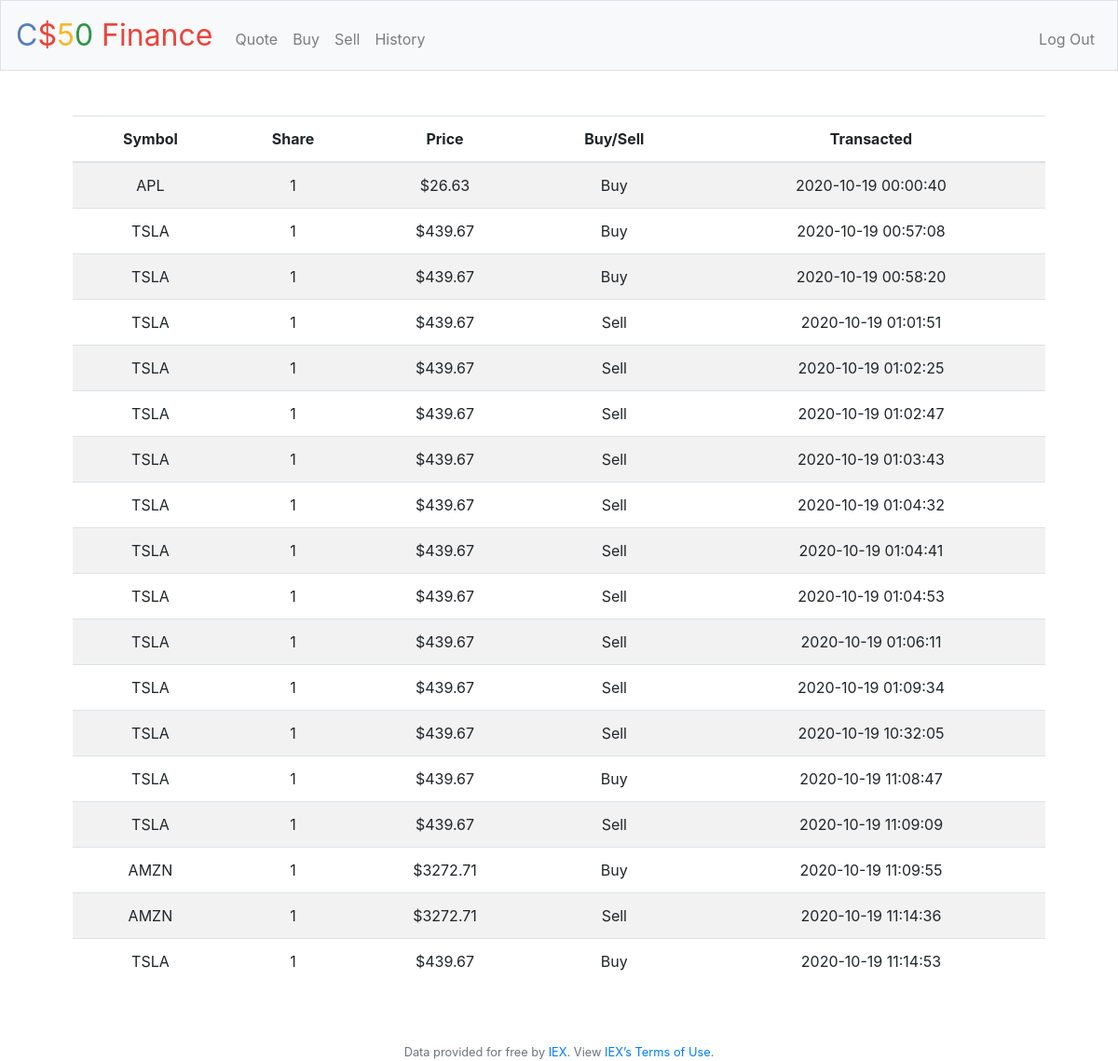
Screenshot of /history (signed in) with the database file from the repository.
### tables this page shows
CREATE TABLE "orders" (
	"user_id"	INTEGER NOT NULL,
	"share"	TEXT NOT NULL,
	"qty"	INTEGER NOT NULL,
	"price"	NUMERIC NOT NULL, "type" TEXT, "time" TIMESTAMP,
	FOREIGN KEY("user_id") REFERENCES "users"("id")
);

### application.py (the view)
@app.route("/history")
@login_required
def history():
    order_query = db.execute("SELECT * FROM orders WHERE user_id=:id", id=session["user_id"])
    return render_template("history.html", data=order_query)

### application.py (called while the page is built)
@app.after_request
def after_request(response):
    response.headers["Cache-Control"] = "no-cache, no-store, must-revalidate"
    response.headers["Expires"] = 0
    response.headers["Pragma"] = "no-cache"
    return response

### helpers.py (called while the page is built)
def login_required(f):
    @wraps(f)
    def decorated_function(*args, **kwargs):
        if session.get("user_id") is None:
            return redirect("/login")
        return f(*args, **kwargs)
    return decorated_function

### templates/history.html (shortened to what this page needs)
{% extends "layout.html" %}
{% block main %}
<table class="table table-striped">
  <thead>
    <tr>
      <th>Symbol</th>
      <th>Share</th>
      <th>Price</th>
      <th>Buy/Sell</th>
      <th>Transacted</th>
    </tr>
  </thead>
  <tbody>
    {%for item in data%}
    <tr>
      <td>{{item["share"]}}</td>
      <td>{{item["qty"]}}</td>
      <td>${{item["price"]}}</td>
      <td>{{item["type"]}}</td>
      <td>{{item["time"]}}</td>
    </tr>
    {%endfor%}
  </tbody>
</table>
{% endblock %}

### templates/layout.html (shortened to what this page needs)
<!DOCTYPE html>
<html lang="en">
    <head>
        <link href="https://maxcdn.bootstrapcdn.com/bootstrap/4.1.3/css/bootstrap.min.css" rel="stylesheet">
        <link href="/static/styles.css" rel="stylesheet">
    </head>
    <body>
        <nav class="navbar navbar-expand-md navbar-light bg-light border">
            <a class="navbar-brand" href="/"><span class="blue">C</span><span class="red">$</span><span class="yellow">5</span><span class="green">0</span> <span class="red">Finance</span></a>
            <div class="collapse navbar-collapse" id="navbar">
                {% if session.user_id %}
                    <ul class="navbar-nav mr-auto mt-2">
                        <li class="nav-item"><a class="nav-link" href="/quote">Quote</a></li>
                        <li class="nav-item"><a class="nav-link" href="/buy">Buy</a></li>
                        <li class="nav-item"><a class="nav-link" href="/sell">Sell</a></li>
                        <li class="nav-item"><a class="nav-link" href="/history">History</a></li>
                    </ul>
                    <ul class="navbar-nav ml-auto mt-2">
                        <li class="nav-item"><a class="nav-link" href="/logout">Log Out</a></li>
                    </ul>
                {% else %}
                    <ul class="navbar-nav ml-auto mt-2">
                        <li class="nav-item"><a class="nav-link" href="/register">Register</a></li>
                        <li class="nav-item"><a class="nav-link" href="/login">Log In</a></li>
                    </ul>
                {% endif %}
            </div>
        </nav>
        <main class="container p-5">
            {% block main %}{% endblock %}
        </main>
        <footer class="small text-center text-muted">
            Data provided for free by <a href="https://iextrading.com/developer">IEX</a>. View <a href="https://iextrading.com/api-exhibit-a/">IEX’s Terms of Use</a>.
        </footer>
    </body>
</html>

### static/styles.css (style rules this page uses)
nav .navbar-brand { font-size: xx-large; }
nav .navbar-brand .blue { color: #537fbe; }
nav .navbar-brand .red { color: #ea433b; }
nav .navbar-brand .yellow { color: #f5b82e; }
nav .navbar-brand .green { color: #2e944b; }
main { overflow-x: auto; text-align: center; }

### rows the page displays
orders: share "APL", qty "1", price "26.63", type "Buy", time "2020-10-19 00:00:40"
orders: share "TSLA", qty "1", price "439.67", type "Buy", time "2020-10-19 00:57:08"
orders: share "TSLA", qty "1", price "439.67", type "Buy", time "2020-10-19 00:58:20"
orders: share "TSLA", qty "1", price "439.67", type "Sell", time "2020-10-19 01:01:51"
orders: share "TSLA", qty "1", price "439.67", type "Sell", time "2020-10-19 01:02:25"
orders: share "TSLA", qty "1", price "439.67", type "Sell", time "2020-10-19 01:02:47"
orders: share "TSLA", qty "1", price "439.67", type "Sell", time "2020-10-19 01:03:43"
orders: share "TSLA", qty "1", price "439.67", type "Sell", time "2020-10-19 01:04:32"
orders: share "TSLA", qty "1", price "439.67", type "Sell", time "2020-10-19 01:04:41"
orders: share "TSLA", qty "1", price "439.67", type "Sell", time "2020-10-19 01:04:53"
orders: share "TSLA", qty "1", price "439.67", type "Sell", time "2020-10-19 01:06:11"
orders: share "TSLA", qty "1", price "439.67", type "Sell", time "2020-10-19 01:09:34"
orders: share "TSLA", qty "1", price "439.67", type "Sell", time "2020-10-19 10:32:05"
orders: share "TSLA", qty "1", price "439.67", type "Buy", time "2020-10-19 11:08:47"
orders: share "TSLA", qty "1", price "439.67", type "Sell", time "2020-10-19 11:09:09"
orders: share "AMZN", qty "1", price "3272.71", type "Buy", time "2020-10-19 11:09:55"
orders: share "AMZN", qty "1", price "3272.71", type "Sell", time "2020-10-19 11:14:36"
orders: share "TSLA", qty "1", price "439.67", type "Buy", time "2020-10-19 11:14:53"
